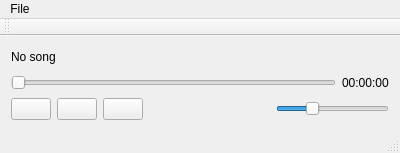
<?xml version="1.0" encoding="UTF-8"?>
<ui version="4.0">
 <class>MainWindow</class>
 <widget class="QMainWindow" name="MainWindow">
  <property name="geometry">
   <rect>
    <x>0</x>
    <y>0</y>
    <width>400</width>
    <height>153</height>
   </rect>
  </property>
  <property name="windowTitle">
   <string>MainWindow</string>
  </property>
  <widget class="QWidget" name="centralWidget">
   <layout class="QVBoxLayout" name="verticalLayout">
    <item>
     <widget class="QLabel" name="label_title">
      <property name="text">
       <string>No song</string>
      </property>
     </widget>
    </item>
    <item>
     <layout class="QHBoxLayout" name="horizontalLayout">
      <item>
       <widget class="QSlider" name="horizontalSlider_pos">
        <property name="maximum">
         <number>100</number>
        </property>
        <property name="orientation">
         <enum>Qt::Horizontal</enum>
        </property>
       </widget>
      </item>
      <item>
       <widget class="QLabel" name="label_time">
        <property name="text">
         <string>00:00:00</string>
        </property>
       </widget>
      </item>
     </layout>
    </item>
    <item>
     <layout class="QHBoxLayout" name="horizontalLayout_2">
      <item>
       <widget class="QPushButton" name="pushButton_play">
        <property name="text">
         <string/>
        </property>
        <property name="icon">
         <iconset resource="resource.qrc">
          <normaloff>:/icons/play.png</normaloff>:/icons/play.png</iconset>
        </property>
       </widget>
      </item>
      <item>
       <widget class="QPushButton" name="pushButton_pause">
        <property name="text">
         <string/>
        </property>
        <property name="icon">
         <iconset resource="resource.qrc">
          <normaloff>:/icons/pause.png</normaloff>:/icons/pause.png</iconset>
        </property>
       </widget>
      </item>
      <item>
       <widget class="QPushButton" name="pushButton_stop">
        <property name="text">
         <string/>
        </property>
        <property name="icon">
         <iconset resource="resource.qrc">
          <normaloff>:/icons/stop.png</normaloff>:/icons/stop.png</iconset>
        </property>
       </widget>
      </item>
      <item>
       <spacer name="horizontalSpacer">
        <property name="orientation">
         <enum>Qt::Horizontal</enum>
        </property>
        <property name="sizeHint" stdset="0">
         <size>
          <width>40</width>
          <height>20</height>
         </size>
        </property>
       </spacer>
      </item>
      <item>
       <widget class="QLabel" name="label">
        <property name="maximumSize">
         <size>
          <width>24</width>
          <height>24</height>
         </size>
        </property>
        <property name="text">
         <string/>
        </property>
        <property name="pixmap">
         <pixmap resource="resource.qrc">:/icons/volume.png</pixmap>
        </property>
        <property name="scaledContents">
         <bool>true</bool>
        </property>
       </widget>
      </item>
      <item>
       <widget class="QSlider" name="horizontalSlider_vol">
        <property name="maximum">
         <number>100</number>
        </property>
        <property name="value">
         <number>30</number>
        </property>
        <property name="orientation">
         <enum>Qt::Horizontal</enum>
        </property>
       </widget>
      </item>
     </layout>
    </item>
   </layout>
  </widget>
  <widget class="QMenuBar" name="menuBar">
   <property name="geometry">
    <rect>
     <x>0</x>
     <y>0</y>
     <width>400</width>
     <height>19</height>
    </rect>
   </property>
   <widget class="QMenu" name="menuFile">
    <property name="title">
     <string>File</string>
    </property>
    <addaction name="actionOpen_File"/>
   </widget>
   <addaction name="menuFile"/>
  </widget>
  <widget class="QToolBar" name="mainToolBar">
   <attribute name="toolBarArea">
    <enum>TopToolBarArea</enum>
   </attribute>
   <attribute name="toolBarBreak">
    <bool>false</bool>
   </attribute>
  </widget>
  <widget class="QStatusBar" name="statusBar"/>
  <action name="actionOpen_File">
   <property name="text">
    <string>Open File</string>
   </property>
  </action>
 </widget>
 <layoutdefault spacing="6" margin="11"/>
 <resources>
  <include location="resource.qrc"/>
 </resources>
 <connections/>
</ui>
